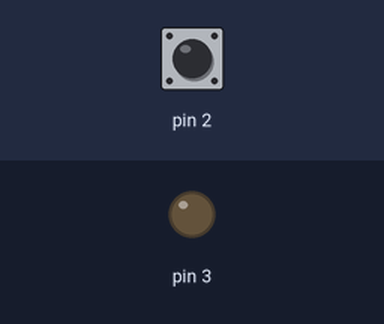
Bench run of a sketch on a simulated Arduino Uno, built with avr-gcc and run on an emulated ATmega328P. Parts: output pins drawn as LEDs (lit = HIGH). The test bench sets the inputs (shaded band); at power-on: pin 2 HIGH.

Above: at 1.2 s.
1.3 s: pin 2 pulled LOW for 0.15 s
At 1.37 s:
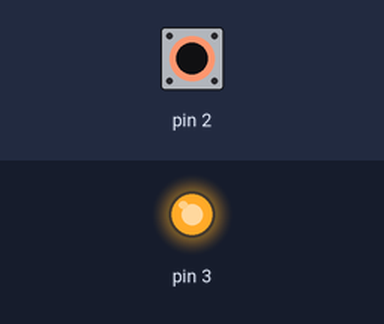
2.9 s: pin 2 pulled LOW for 3.2 s
At 7.1 s:
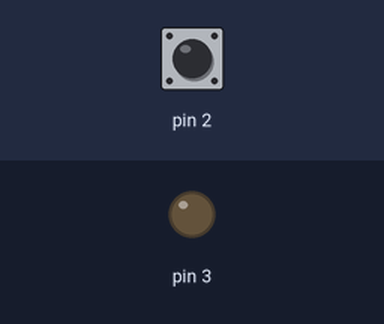
Timing chart, 0 to 8.6 s (numbered marks = the images above; inputs shaded):
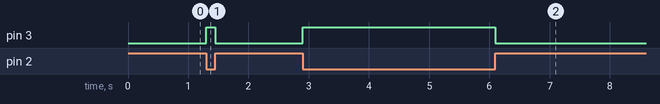

The sketch:

INLABTASK1.ino
```cpp
void setup() {
  // put your setup code here, to run once:
  pinMode(2,INPUT_PULLUP);
  pinMode(3,OUTPUT);

}

void loop() {
  // put your main code here, to run repeatedly:
  bool i=digitalRead(2);
  if (i==LOW)
  {
    digitalWrite(3,HIGH);
  }
  else
  {
     digitalWrite(3,LOW);
  }

}
```

Measured:
- after the input at 1.3 s, pin 3: LOW → HIGH at once, → LOW 0.15 s later
- after the input at 2.9 s, pin 3: LOW → HIGH at once, → LOW 3.2 s later
